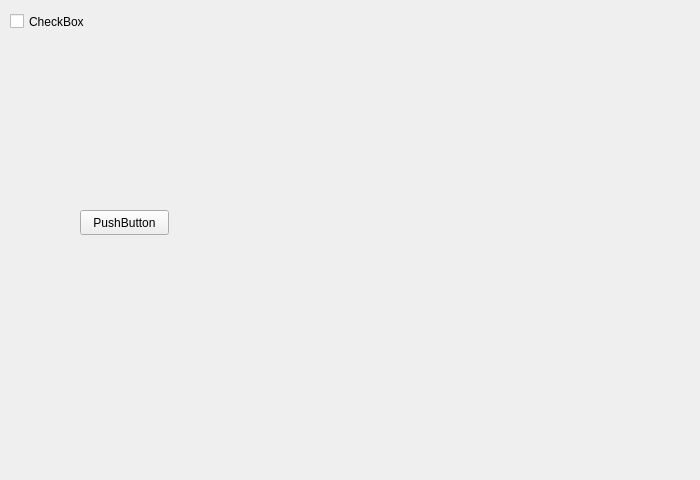
<?xml version="1.0" encoding="UTF-8"?>
<ui version="4.0">
 <class>Form</class>
 <widget class="QWidget" name="Form">
  <property name="geometry">
   <rect>
    <x>0</x>
    <y>0</y>
    <width>700</width>
    <height>480</height>
   </rect>
  </property>
  <property name="windowTitle">
   <string>Form</string>
  </property>
  <widget class="QCheckBox" name="checkBox">
   <property name="geometry">
    <rect>
     <x>10</x>
     <y>10</y>
     <width>92</width>
     <height>23</height>
    </rect>
   </property>
   <property name="text">
    <string>CheckBox</string>
   </property>
  </widget>
  <widget class="QPushButton" name="pushButton122">
   <property name="geometry">
    <rect>
     <x>80</x>
     <y>210</y>
     <width>89</width>
     <height>25</height>
    </rect>
   </property>
   <property name="text">
    <string>PushButton</string>
   </property>
  </widget>
 </widget>
 <resources/>
 <connections/>
</ui>
